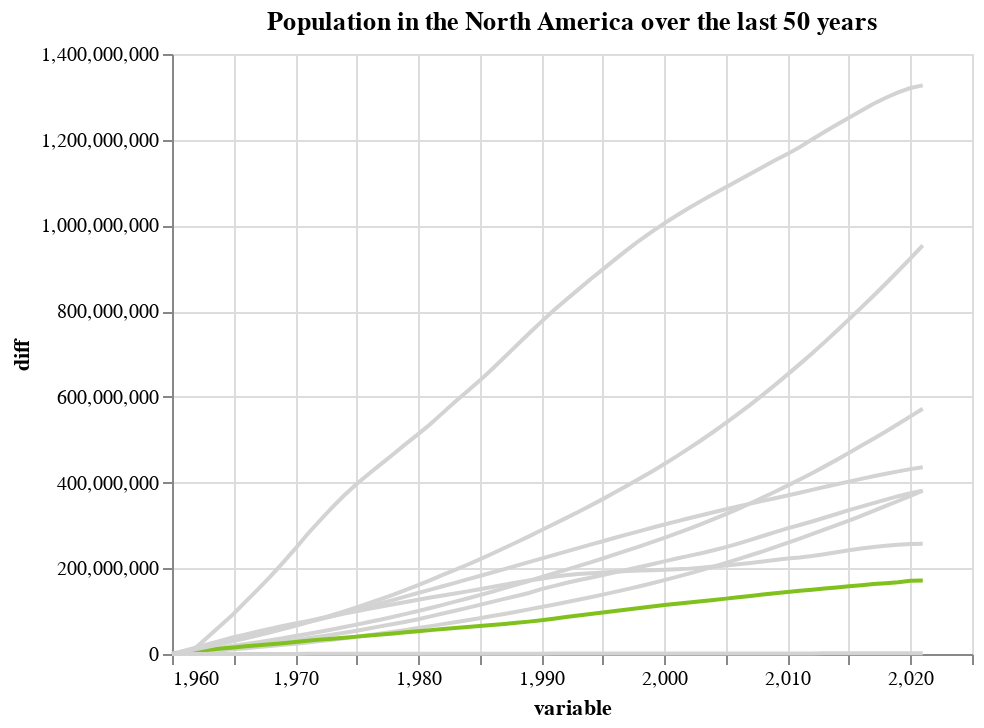

The code cell stored with this chart in its notebook:
### Code cell
chart = alt.Chart(df).mark_line().encode(
    x = 'variable:Q',
    y = 'diff:Q',
    color = alt.Color('Country Name:N', scale=alt.Scale(range=colors),legend=None)
).properties(
    title='Population in the North America over the last 50 years'
)
chart

### Figure 1 — Vega-Lite specification as saved in the notebook (floating-point values rounded to 4 significant figures; data arrays with more than 128 entries replaced by an {"elided": "..."} marker saying what was removed)
{"config": {"view": {"continuousWidth": 400, "continuousHeight": 300}}, "data": {"name": "data-409042cf01baaaf9bd11b54acf836221"}, "mark": "line", "encoding": {"color": {"field": "Country Name", "legend": null, "scale": {"range": ["lightgrey", "lightgrey", "lightgrey", "lightgrey", "lightgrey", "lightgrey", "#80C11E", "lightgrey", "lightgrey"]}, "type": "nominal"}, "x": {"field": "variable", "type": "quantitative"}, "y": {"field": "diff", "type": "quantitative"}}, "title": "Population in the North America over the last 50 years", "$schema": "https://vega.github.io/schema/vega-lite/v4.17.0.json", "datasets": {"data-409042cf01baaaf9bd11b54acf836221": {"elided": "558 records"}}}
